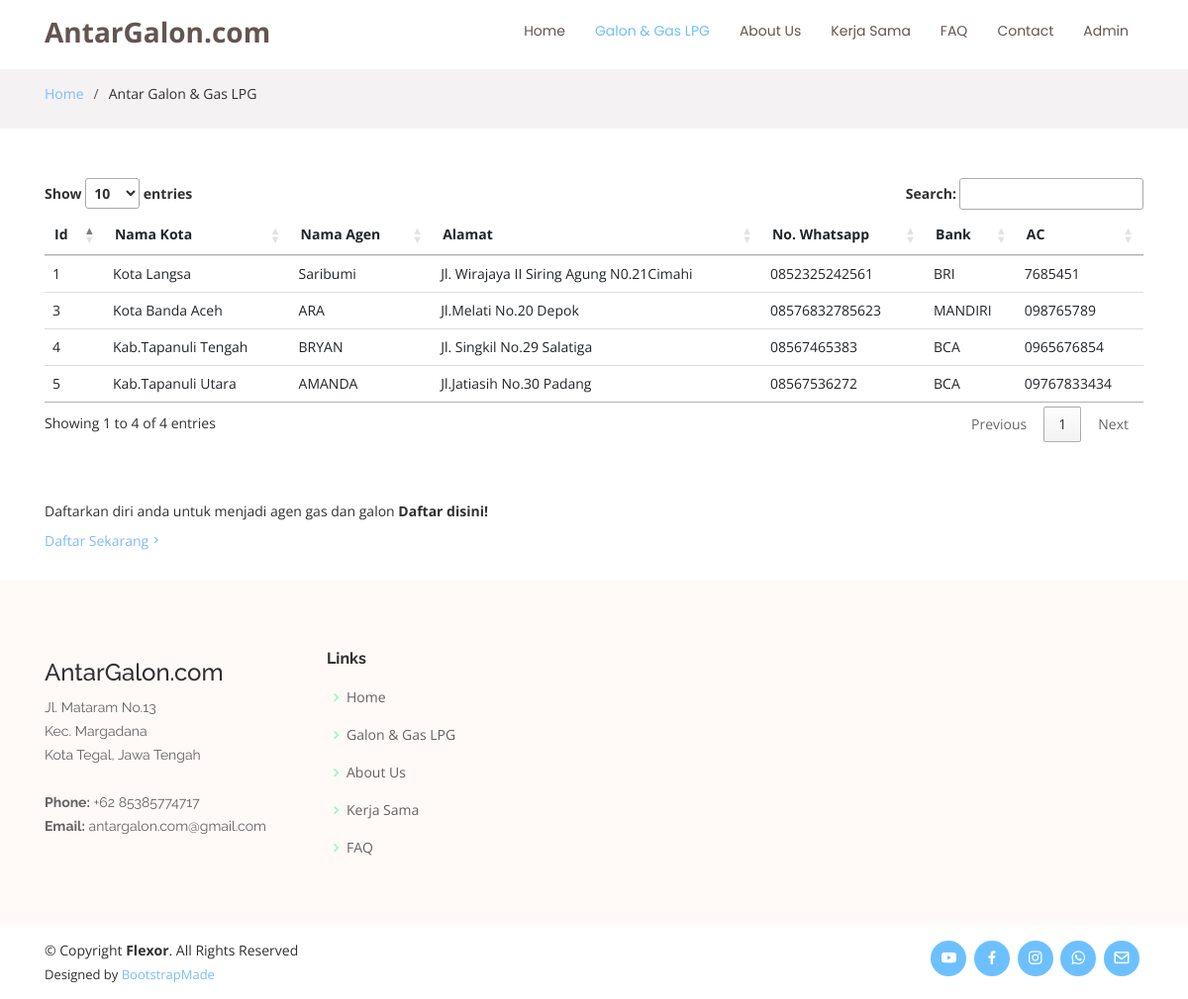
Screenshot of /gasgalon.php with the database file from the repository.
### tables this page shows
CREATE TABLE `agen_elpiji` (
  `id` int(11) NOT NULL,
  `id_kota` int(60) NOT NULL,
  `nama_kota` varchar(60) NOT NULL,
  `nama` varchar(50) NOT NULL,
  `alamat` text NOT NULL,
  `whatsapp` char(14) NOT NULL,
  `bank` varchar(30) NOT NULL,
  `ac` varchar(30) NOT NULL
);

### gasgalon.php (the view, shortened to what this page needs)
<?php
$koneksi = mysqli_connect("localhost", "root", "", "antar_galon");
$sql3 = $koneksi->query("select * from tb_contact_us");
$tampil3 = $sql3->fetch_assoc();
?>
<!DOCTYPE html>
<html lang="en">
<head>
  <link href="assets/vendor/bootstrap/css/bootstrap.min.css" rel="stylesheet">
  <link href="assets/vendor/icofont/icofont.min.css" rel="stylesheet">
  <link href="assets/vendor/boxicons/css/boxicons.min.css" rel="stylesheet">
  <link href="assets/vendor/venobox/venobox.css" rel="stylesheet">
  <link href="assets/vendor/owl.carousel/assets/owl.carousel.min.css" rel="stylesheet">
  <link href="assets/vendor/aos/aos.css" rel="stylesheet">
  <link rel="stylesheet" type="text/css" media="screen" href="https://cdn.datatables.net/1.10.19/css/jquery.dataTables.min.css">
  <link rel="stylesheet" type="text/css" href="https://cdnjs.cloudflare.com/ajax/libs/twitter-bootstrap/4.5.2/css/bootstrap.css">
  <link rel="stylesheet" type="text/css" href="https://cdn.datatables.net/1.10.22/css/dataTables.bootstrap4.min.css>">
  <link rel="stylesheet" href="https://maxcdn.bootstrapcdn.com/bootstrap/3.3.7/css/bootstrap.min.css">
  <link href="assets/css/style.css" rel="stylesheet">
</head>
<body>
  <header id="header">
    <div class="container d-flex">
      <div class="logo mr-auto">
        <h1 class="text-light"><a href="index.php"><span>AntarGalon.com</span></a></h1>
      </div>
      <nav class="nav-menu d-none d-lg-block">
        <ul>
        <li><a href="index.php">Home</a></li>
          <li class="active"><a href="gasgalon.php">Galon & Gas LPG</a></li>
          <li><a href="aboutus.php">About Us</a></li>
          <li><a href="kerjasama.php">Kerja Sama</a></li>
          <li><a href="FAQ.php">FAQ</a></li>
          <li><a href="contacus.php">Contact</a></li>
          <li><a href="./login.php">Admin</a></li>
        </ul>
      </nav>
    </div>
  </header>
  <main id="main">
    <section id="breadcrumbs" class="breadcrumbs">
      <div class="container">
        <ol>
          <li><a href="index.php">Home</a></li>
          <li>Antar Galon & Gas LPG</li>
        </ol>
      </div>
    </section>
    <section class="inner-page pt-3">
      <div data-aos="fade-up" data-aos-delay="100" class="container">
        <form action="" method="POST" enctype="multipart/form-data">
          <table align="center" id="tabel-data" class="table table-borderless">
            <thead>
              <tr>
                <th> Id </th>
                <th> Nama Kota </th>
                <th> Nama Agen </th>
                <th> Alamat </th>
                <th> No. Whatsapp </th>
                <th> Bank </th>
                <th> AC </th>
              </tr>
            </thead>
            <?php
            $connection = mysqli_connect("localhost", "root", "");
            $query = "select * from agen_elpiji";
            $query_run = mysqli_query($connection, $query);
            while ($row = mysqli_fetch_array($query_run)) {
            ?>
              <tr>
                <td> <?php echo $row['id']; ?></td>
                <td> <?php echo $row['nama_kota']; ?></td>
                <td> <?php echo $row['nama']; ?></td>
                <td> <?php echo $row['alamat']; ?></td>
                <td> <?php echo $row['whatsapp']; ?></td>
                <td> <?php echo $row['bank']; ?></td>
                <td> <?php echo $row['ac']; ?></td>
              </tr>
            <?php
            }
            ?>
          </table>
        </form>
      </div>
    </section>
    <section class="daftar">
      <div class="container" data-aos="fade-up" data-aos-delay="200">
            <p>Daftarkan diri anda untuk menjadi agen gas dan galon <b>Daftar disini!</b></p>
            <a href="https://api.whatsapp.com/send?phone=+6285385774717&text=Hi" role="button" class="more-btn">Daftar Sekarang<i class="bx bx-chevron-right"></i></a>
      </div>
    </section>
  </main>
  <footer id="footer">
    <div class="footer-top">
      <div class="container">
        <div class="row">
          <div class="col-lg-3 col-md-6 footer-contact">
            <h3>AntarGalon.com</h3>
            <p>
              Jl. Mataram No.13 <br>
              Kec. Margadana <br>
              Kota Tegal, Jawa Tengah <br> <br>
              <strong>Phone:</strong> +62 85385774717<br>
              <strong>Email:</strong> antargalon.com@gmail.com<br>
            </p>
          </div>
          <div class="col-lg-2 col-md-6 footer-links">
            <h4>Links</h4>
            <ul>
              <li><i class="bx bx-chevron-right"></i> <a href="index.php">Home</a></li>
              <li><i class="bx bx-chevron-right"></i> <a href="antargalon.php">Galon & Gas LPG</a></li>
              <li><i class="bx bx-chevron-right"></i> <a href="about-us.php">About Us</a></li>
              <li><i class="bx bx-chevron-right"></i> <a href="kerja-sama.php">Kerja Sama</a></li>
              <li><i class="bx bx-chevron-right"></i> <a href="FAQ.php">FAQ</a></li>
            </ul>
          </div>
        </div>
      </div>
    </div>
    <div class="container d-lg-flex py-4">
      <div class="mr-lg-auto text-center text-lg-left">
        <div class="copyright">
          &copy; Copyright <strong><span>Flexor</span></strong>. All Rights Reserved
        </div>
        <div class="credits">
          Designed by <a href="https://bootstrapmade.com/">BootstrapMade</a>
        </div>
      </div>
      <div class="social-links text-center text-lg-right pt-3 pt-lg-0">
        <a href="https://www.youtube.com/channel/UCv_IwN3-nCjyVNyq4hTig1Q?view_as=subscriber" class="youtube"><i class="bx bxl-youtube"></i></a>
        <a href="https://web.facebook.com/AntarGalonIDN" class="facebook"><i class="bx bxl-facebook"></i></a>
        <a href="https://instagram.com/antargalonidn" class="instagram"><i class="bx bxl-instagram"></i></a>
        <a href="https://wa.me/+6285385774717<?php echo $tampil3['wa'];?>?text=Saya%20ingin%20memesan%20galon%20atau%20gas"" class="whatsapp"><i class="bx bxl-whatsapp"></i></a>
        <a href="mailto:antargalon.com@gmail.com" class="Email"><i class="bx bx-envelope"></i></a>
      </div>
    </div>
  </footer>
</body>
</html>

### assets/css/style.css (style rules this page uses)
body { font-family: "Open Sans", sans-serif; color: #313030; }
a { color: #7ebcf7; }
h1, h2, h3, h4, h5, h6 { font-family: "Raleway", sans-serif; }
#header { height: 70px; transition: all 0.5s; z-index: 997; transition: all 0.5s; padding: 10px 0; background: #fff; }
#header .logo h1 { font-size: 28px; margin: 0; padding: 8px 0; line-height: 1; font-weight: 700; font-family: "Open Sans", sans-serif; }
#header .logo h1 a, #header .logo h1 a:hover { color: #635551; text-decoration: none; }
#main { z-index: 3; }
.nav-menu, .nav-menu * { margin: 0; padding: 0; list-style: none; }
.nav-menu > ul > li { position: relative; white-space: nowrap; float: left; }
.nav-menu a { display: block; position: relative; color: #635551; padding: 11px 15px; transition: 0.3s; font-size: 14px; font-family: "Poppins", sans-serif; }
.nav-menu a:hover, .nav-menu .active > a, .nav-menu li:hover > a { color: #6dc0ff; text-decoration: none; }
.mobile-nav { position: fixed; top: 55px; right: 15px; bottom: 15px; left: 15px; z-index: 9999; overflow-y: auto; background: #fff; transition: ease-in-out 0.2s; opacity: 0; visibility: hidden; border-radius: 10px; padding: 10px 0; }
.mobile-nav * { margin: 0; padding: 0; list-style: none; }
.mobile-nav a { display: block; position: relative; color: #473d3a; padding: 10px 20px; font-weight: 500; outline: none; }
.mobile-nav a:hover, .mobile-nav .active > a, .mobile-nav li:hover > a { color: #6dc0ff; text-decoration: none; }
section { padding: 30px 0; overflow: hidden; }
.breadcrumbs { padding: 15px 0; background: #f4f2f2; margin-bottom: 40px; }
.breadcrumbs ol { display: flex; flex-wrap: wrap; list-style: none; padding: 0 0 10px 0; margin: 0; font-size: 14px; }
.breadcrumbs ol li + li { padding-left: 10px; }
.breadcrumbs ol li + li::before { display: inline-block; padding-right: 10px; color: #635551; content: "/"; }
#footer { color: #313030; font-size: 14px; background: #fff; }
#footer .footer-top { padding: 60px 0 30px 0; background: #fff9f7; }
#footer .footer-top .footer-contact { margin-bottom: 30px; }
#footer .footer-top .footer-contact p { font-size: 14px; line-height: 24px; margin-bottom: 0; font-family: "Raleway", sans-serif; color: #656262; }
#footer .footer-top h4 { font-size: 16px; font-weight: bold; color: #313030; position: relative; padding-bottom: 12px; }
#footer .footer-top .footer-links { margin-bottom: 30px; }
#footer .footer-top .footer-links ul { list-style: none; padding: 0; margin: 0; }
#footer .footer-top .footer-links ul i { padding-right: 2px; color: #87ffbd; font-size: 18px; line-height: 1; }
#footer .footer-top .footer-links ul li { padding: 10px 0; display: flex; align-items: center; }
#footer .footer-top .footer-links ul li:first-child { padding-top: 0; }
#footer .footer-top .footer-links ul a { color: #656262; transition: 0.3s; display: inline-block; line-height: 1; }
#footer .credits { padding-top: 5px; font-size: 13px; color: #313030; }
#footer .social-links a { font-size: 18px; display: inline-block; background: #6dc0ff;; color: #fff; line-height: 1; padding: 8px 0; margin-right: 4px; border-radius: 50%; text-align: center; width: 36px; height: 36px; transition: 0.3s; }

### rows the page displays
agen_elpiji: id "1", nama_kota "Kota Langsa", nama "Saribumi", alamat "Jl. Wirajaya II Siring Agung N0.21Cimahi", whatsapp "0852325242561", bank "BRI", ac "7685451"
agen_elpiji: id "3", nama_kota "Kota Banda Aceh", nama "ARA", alamat "Jl.Melati No.20 Depok", whatsapp "08576832785623", bank "MANDIRI", ac "098765789"
agen_elpiji: id "4", nama_kota "Kab.Tapanuli Tengah", nama "BRYAN", alamat "Jl. Singkil No.29 Salatiga", whatsapp "08567465383", bank "BCA", ac "0965676854"
agen_elpiji: id "5", nama_kota "Kab.Tapanuli Utara", nama "AMANDA", alamat "Jl.Jatiasih No.30 Padang", whatsapp "08567536272", bank "BCA", ac "09767833434"
